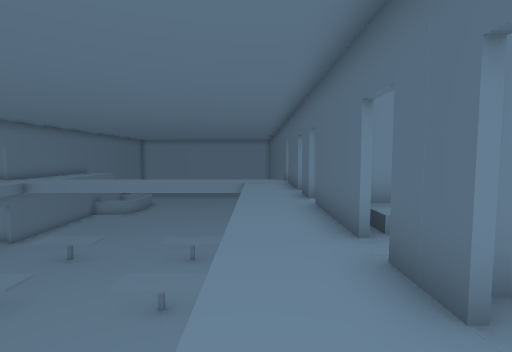
view 1 (above)

19 first-person views from a walk through a scene from a Unity 3-D project. The camera is 1.2 m above the floor, tilts 4° down and sees 85° across. The floor is counted in squares, 1 m on a side. Each view is taken from the middle of a square. On the plan, view 1 faces up. The plan holds only what a view shows up to about 13 squares ahead; the rest is blank. The place goes on beyond the plan. The player character is not drawn. Some animated figures are not drawn.

view 2
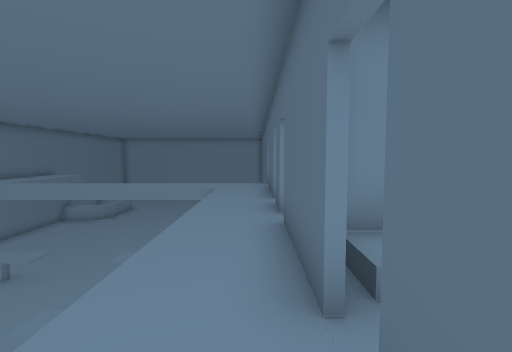

view 3
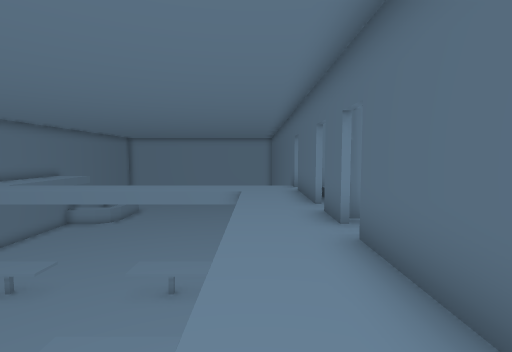

view 4
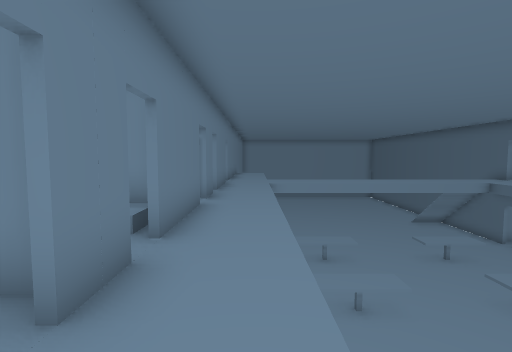

view 5
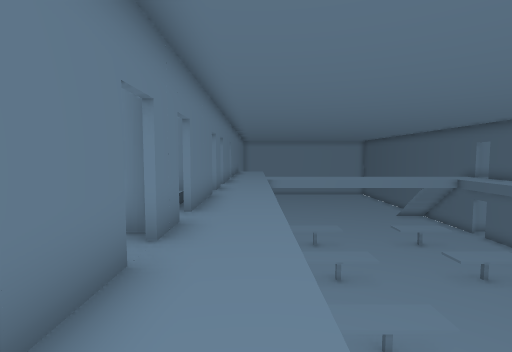

view 6
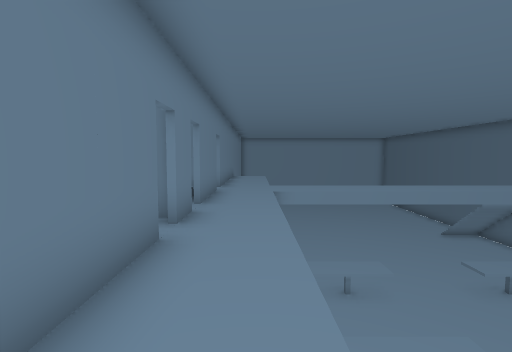

view 7
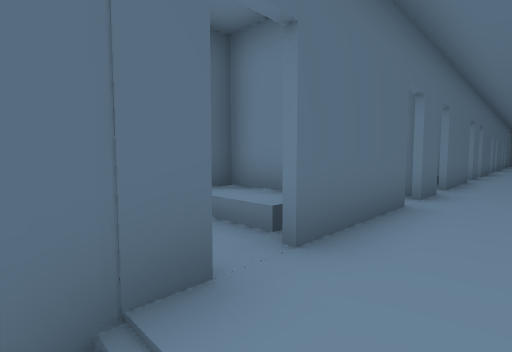

view 8
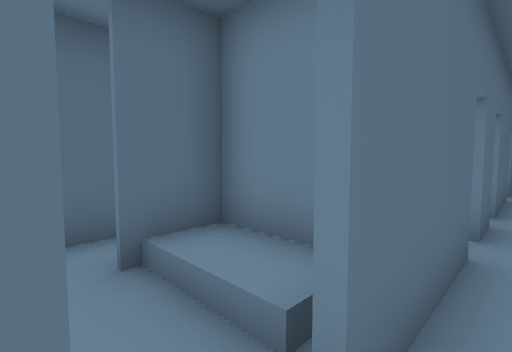

view 9
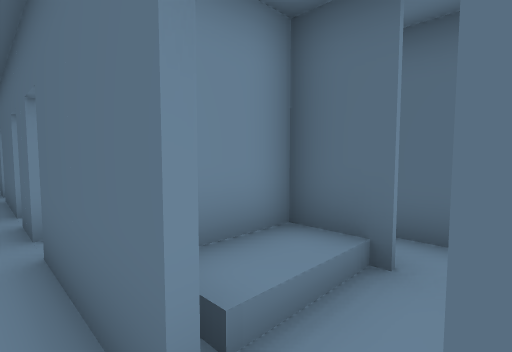

view 10
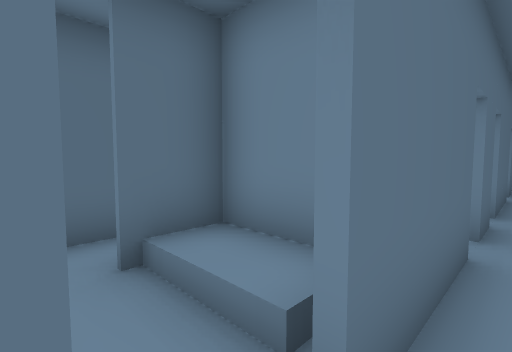

view 11
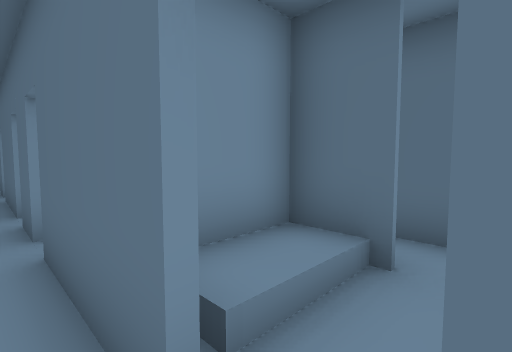

view 12
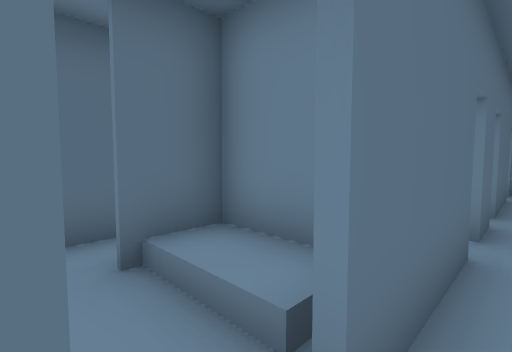

view 13
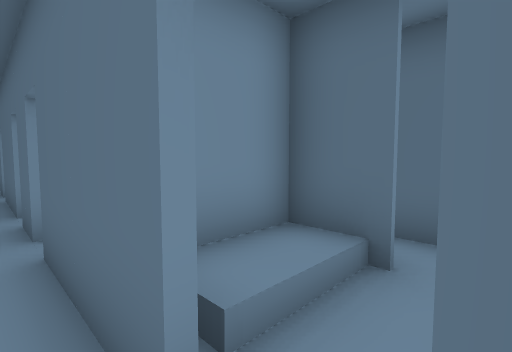

view 14
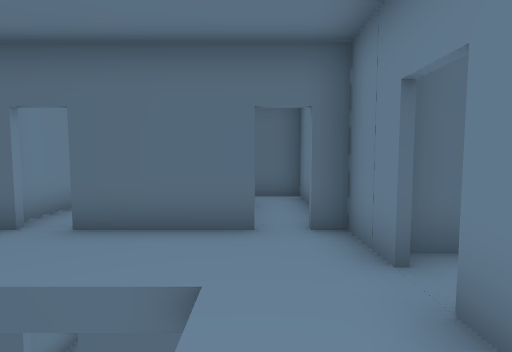

view 15
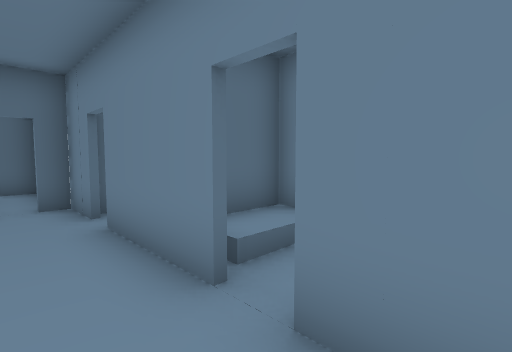

view 16
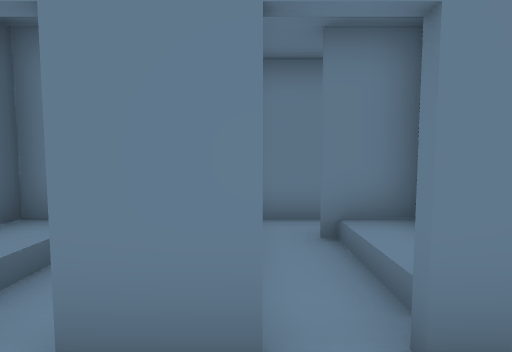

view 17
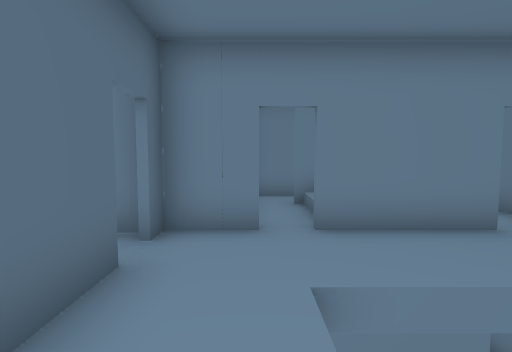

view 18
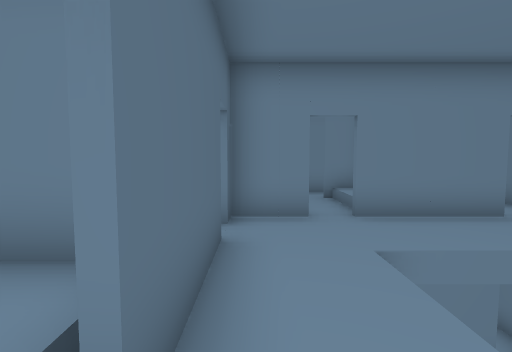

view 19
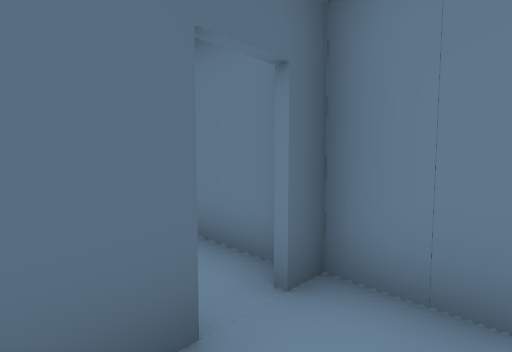

### Floor plan
Key: @ floor where view 1 was taken; # wall or solid block; x gap in a wall; . main floor; - floor 3.25 m lower than the main floor; / step, stairs or slope; ^ raised ledge.
Columns run from 13 left of view 1 to 4 right of it. Each row starts with its distance up from view 1.
 16 #..----------//#
 15 #..----------//#
 14 #..............#
 13 #..............x.
 12 #..-^^^--^^^-..###
 11 ##.----------..#
 10 ##.----------..x
  9 #..----------..#
  8 #..-^^^--^^^-..#
  7 #..--------- ..x.#
  6 #..--------- ..###
  5 ##.-------   ..##
  4 ##.-^^^--    ..x
  3 #..-         ..#
  2 #..-         ..#
  1 #..-          .x.#
  0 #..-         @.###
 -1               .###
 -2   .           .x.#
 -3               .#
 -4               .#
 -5               .x.#
 -6               .###
 -7               .###
 -8               .x.#
 -9               .# #
-10               .###
-11              ..x
-12              ..##
-13              ..###
-14        . ......x.#
-15         .......###
-16       x##x##x###
-17       . #.##.#
-18      ##   ####

Where each view was taken, in squares from view 1:
view 1: 0 up, 0 right, facing up
view 2: 2 up, 1 right, facing up
view 3: 3 up, 0 right, facing up
view 4: 0 up, 11 left, facing up
view 5: 2 down, 11 left, facing up
view 6: 3 up, 11 left, facing up
view 7: 15 up, 0 right, facing down-right
view 8: 8 up, 1 right, facing down-right
view 9: 3 down, 1 right, facing up-right
view 10: 2 up, 1 right, facing down-right
view 11: 9 down, 1 right, facing up-right
view 12: 4 down, 1 right, facing down-right
view 13: 15 down, 1 right, facing up-right
view 14: 14 down, 3 left, facing right
view 15: 14 down, 6 left, facing down-right
view 16: 14 down, 6 left, facing down
view 17: 11 down, 0 right, facing down
view 18: 10 down, 1 right, facing down
view 19: 13 down, 0 right, facing down-right
